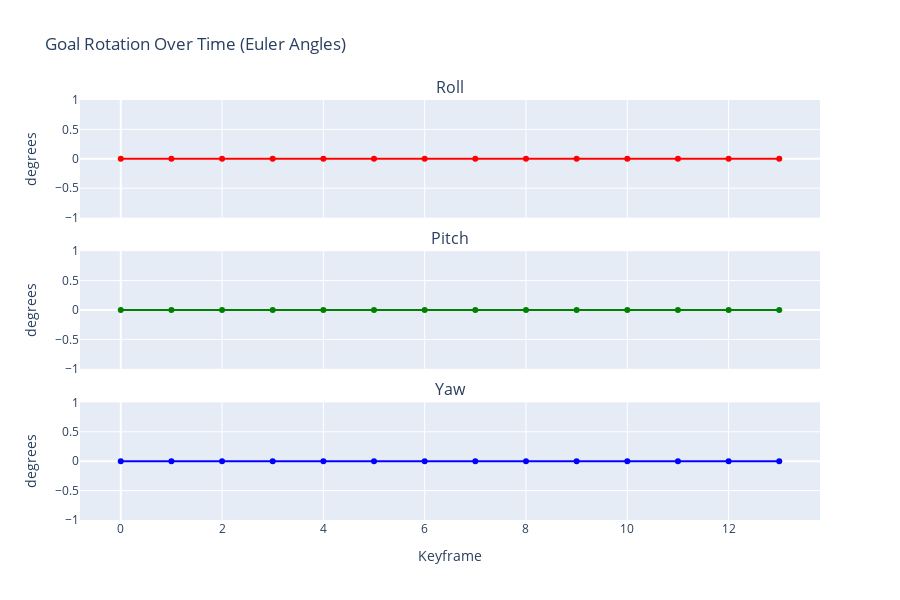

The code cell stored with this chart in its notebook:
### Markdown cell above
### Rotation Time Series (Euler Angles)

### Code cell
# Goal rotation time series
quat_goal = extract_quaternions(goal)
euler_goal = quaternion_to_euler(quat_goal)

fig = make_subplots(rows=3, cols=1, shared_xaxes=True,
                    subplot_titles=('Roll', 'Pitch', 'Yaw'),
                    vertical_spacing=0.08)

fig.add_trace(go.Scatter(x=time_steps, y=euler_goal[:, 0], mode='lines+markers', name='Roll', line=dict(color='red')), row=1, col=1)
fig.add_trace(go.Scatter(x=time_steps, y=euler_goal[:, 1], mode='lines+markers', name='Pitch', line=dict(color='green')), row=2, col=1)
fig.add_trace(go.Scatter(x=time_steps, y=euler_goal[:, 2], mode='lines+markers', name='Yaw', line=dict(color='blue')), row=3, col=1)

fig.update_xaxes(title_text='Keyframe', row=3, col=1)
fig.update_yaxes(title_text='degrees', row=1, col=1)
fig.update_yaxes(title_text='degrees', row=2, col=1)
fig.update_yaxes(title_text='degrees', row=3, col=1)

fig.update_layout(title='Goal Rotation Over Time (Euler Angles)', height=600, showlegend=False)
fig.show()

### Figure 1 — Plotly figure (JSON) as saved in the notebook; plotly's stock layout.template omitted (floating-point values rounded to 4 significant figures)
{"data": [{"line": {"color": "red"}, "mode": "lines+markers", "name": "Roll", "type": "scatter", "x": [0, 1, 2, 3, 4, 5, 6, 7, 8, 9, 10, 11, 12, 13], "xaxis": "x", "y": [0.0, 0.0, 0.0, 0.0, 0.0, 0.0, 0.0, 0.0, 0.0, 0.0, 0.0, 0.0, 0.0, 0.0], "yaxis": "y"}, {"line": {"color": "green"}, "mode": "lines+markers", "name": "Pitch", "type": "scatter", "x": [0, 1, 2, 3, 4, 5, 6, 7, 8, 9, 10, 11, 12, 13], "xaxis": "x2", "y": [0.0, 0.0, 0.0, 0.0, 0.0, 0.0, 0.0, 0.0, 0.0, 0.0, 0.0, 0.0, 0.0, 0.0], "yaxis": "y2"}, {"line": {"color": "blue"}, "mode": "lines+markers", "name": "Yaw", "type": "scatter", "x": [0, 1, 2, 3, 4, 5, 6, 7, 8, 9, 10, 11, 12, 13], "xaxis": "x3", "y": [0.0, 0.0, 0.0, 0.0, 0.0, 0.0, 0.0, 0.0, 0.0, 0.0, 0.0, 0.0, 0.0, 0.0], "yaxis": "y3"}], "layout": {"annotations": [{"font": {"size": 16}, "showarrow": false, "text": "Roll", "x": 0.5, "xanchor": "center", "xref": "paper", "y": 1, "yanchor": "bottom", "yref": "paper"}, {"font": {"size": 16}, "showarrow": false, "text": "Pitch", "x": 0.5, "xanchor": "center", "xref": "paper", "y": 0.64, "yanchor": "bottom", "yref": "paper"}, {"font": {"size": 16}, "showarrow": false, "text": "Yaw", "x": 0.5, "xanchor": "center", "xref": "paper", "y": 0.28, "yanchor": "bottom", "yref": "paper"}], "height": 600, "showlegend": false, "title": {"text": "Goal Rotation Over Time (Euler Angles)"}, "xaxis": {"anchor": "y", "domain": [0, 1], "matches": "x3", "showticklabels": false}, "xaxis2": {"anchor": "y2", "domain": [0, 1], "matches": "x3", "showticklabels": false}, "xaxis3": {"anchor": "y3", "domain": [0, 1], "title": {"text": "Keyframe"}}, "yaxis": {"anchor": "x", "domain": [0.72, 1], "title": {"text": "degrees"}}, "yaxis2": {"anchor": "x2", "domain": [0.36, 0.64], "title": {"text": "degrees"}}, "yaxis3": {"anchor": "x3", "domain": [0, 0.28], "title": {"text": "degrees"}}}}
